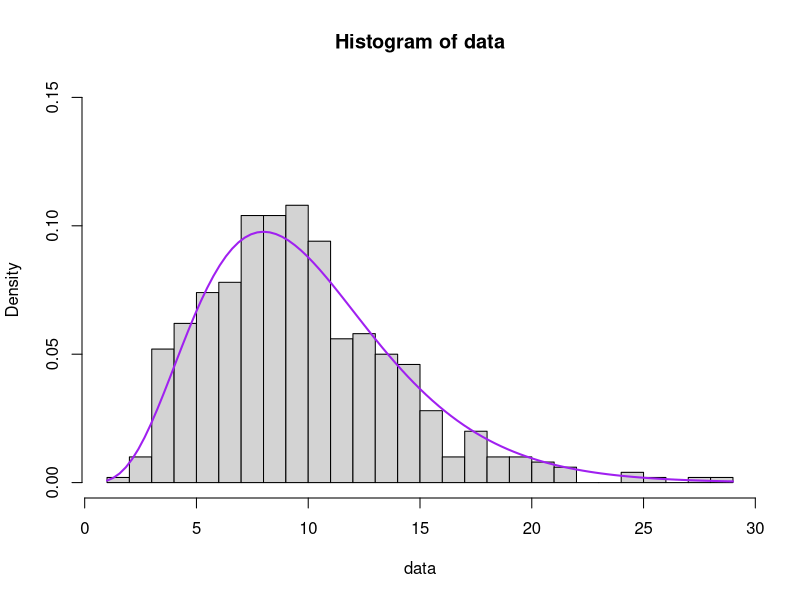

Reproduce this figure in R.
x <- 3      # variabel acak
v <- 10     # derajat kebebasan dari x

# b. Histogram dari distribusi Chi-Square dengan 500 data acak.

# buat 500 data acak
set.seed(123)
data <- rchisq(n = 500, df = v)

# gambar histogram
hist(data, breaks = 20, prob = TRUE, ylim=c(0,0.15))
curve(dchisq(x, df = v), add = TRUE, col = "purple", lwd = 2)

# c. Nilai rataan (μ) dan varian (σ²) dari distribusi Chi-Square.

# rata-rata dari 100 data acak
rata2 <- mean(rchisq(100, v))
rata2
# keluaran hasil = 9.750329

# varian dari 100 data acak
varian <- var(rchisq(100, v))
varian
# keluaran hasil = 26.05937